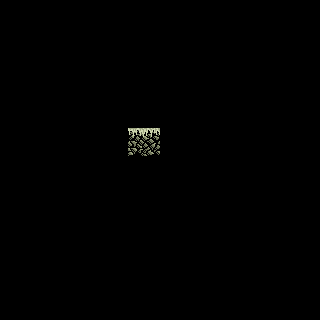

This is a level from a 2D game, rendered from its Tiled map with the project's own tilesets. A one-line summary and the complete map file follow:
An orthogonal 10x10 tile map with 32x32 px tiles, 1 tile layer (Kachelebene 1).

<map version="1.0" orientation="orthogonal" renderorder="right-down" width="10" height="10" tilewidth="32" tileheight="32">
 <tileset firstgid="1" name="Tileset-Full-With-Gras" tilewidth="32" tileheight="32">
  <image source="../Tiles-4/Tileset-Full-With-Gras.png" trans="ffffff" width="96" height="128" />
 </tileset>
 <layer name="Kachelebene 1" width="10" height="10">
  <data>
   <tile gid="0" />
   <tile gid="0" />
   <tile gid="0" />
   <tile gid="0" />
   <tile gid="0" />
   <tile gid="0" />
   <tile gid="0" />
   <tile gid="0" />
   <tile gid="0" />
   <tile gid="0" />
   <tile gid="0" />
   <tile gid="0" />
   <tile gid="0" />
   <tile gid="0" />
   <tile gid="0" />
   <tile gid="0" />
   <tile gid="0" />
   <tile gid="0" />
   <tile gid="0" />
   <tile gid="0" />
   <tile gid="0" />
   <tile gid="0" />
   <tile gid="0" />
   <tile gid="0" />
   <tile gid="0" />
   <tile gid="0" />
   <tile gid="0" />
   <tile gid="0" />
   <tile gid="0" />
   <tile gid="0" />
   <tile gid="0" />
   <tile gid="0" />
   <tile gid="0" />
   <tile gid="0" />
   <tile gid="0" />
   <tile gid="0" />
   <tile gid="0" />
   <tile gid="0" />
   <tile gid="0" />
   <tile gid="0" />
   <tile gid="0" />
   <tile gid="0" />
   <tile gid="0" />
   <tile gid="0" />
   <tile gid="5" />
   <tile gid="0" />
   <tile gid="0" />
   <tile gid="0" />
   <tile gid="0" />
   <tile gid="0" />
   <tile gid="0" />
   <tile gid="0" />
   <tile gid="0" />
   <tile gid="0" />
   <tile gid="0" />
   <tile gid="0" />
   <tile gid="0" />
   <tile gid="0" />
   <tile gid="0" />
   <tile gid="0" />
   <tile gid="0" />
   <tile gid="0" />
   <tile gid="0" />
   <tile gid="0" />
   <tile gid="0" />
   <tile gid="0" />
   <tile gid="0" />
   <tile gid="0" />
   <tile gid="0" />
   <tile gid="0" />
   <tile gid="0" />
   <tile gid="0" />
   <tile gid="0" />
   <tile gid="0" />
   <tile gid="0" />
   <tile gid="0" />
   <tile gid="0" />
   <tile gid="0" />
   <tile gid="0" />
   <tile gid="0" />
   <tile gid="0" />
   <tile gid="0" />
   <tile gid="0" />
   <tile gid="0" />
   <tile gid="0" />
   <tile gid="0" />
   <tile gid="0" />
   <tile gid="0" />
   <tile gid="0" />
   <tile gid="0" />
   <tile gid="0" />
   <tile gid="0" />
   <tile gid="0" />
   <tile gid="0" />
   <tile gid="0" />
   <tile gid="0" />
   <tile gid="0" />
   <tile gid="0" />
   <tile gid="0" />
   <tile gid="0" />
  </data>
 </layer>
</map>
